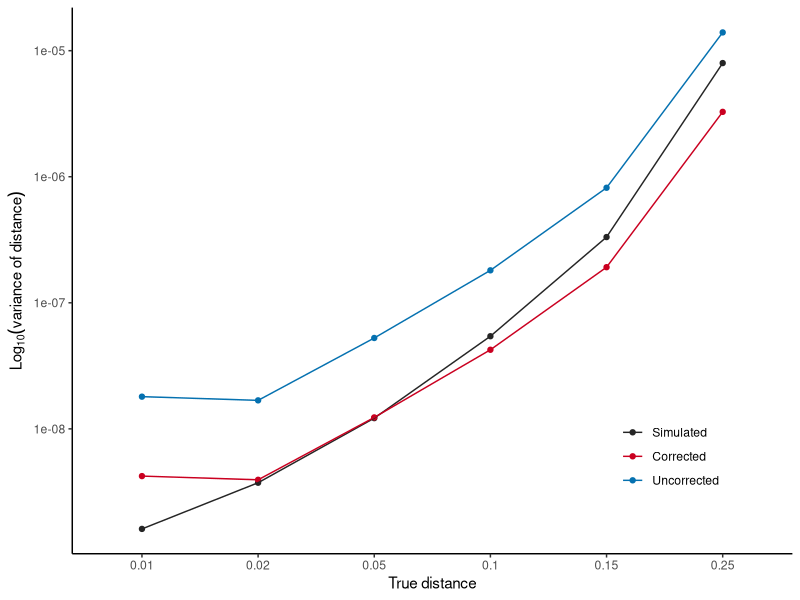
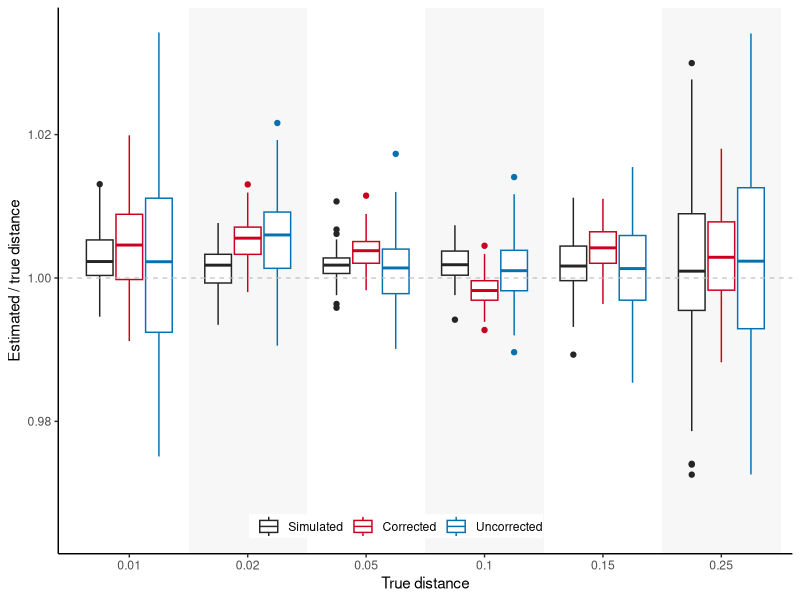
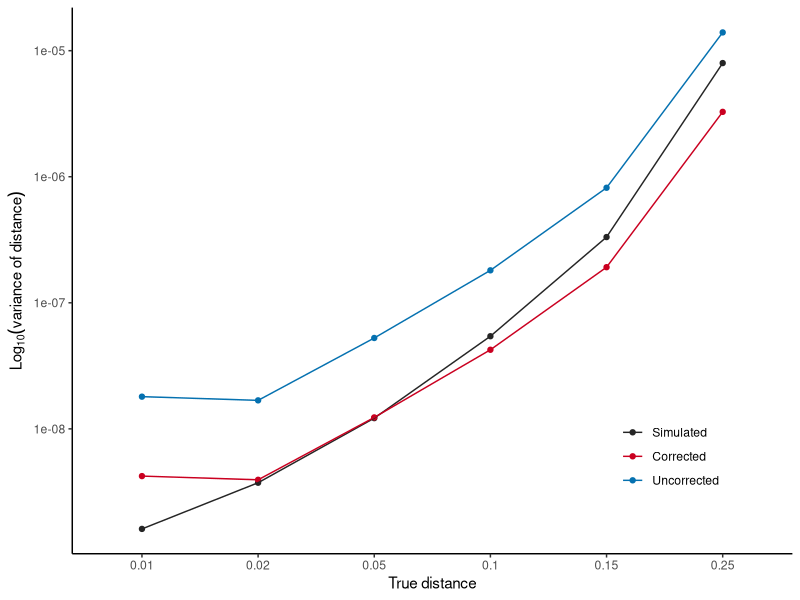

Here is the R script that generated these plots, in order: (Note: this script raises an error after producing the figures.)
require(ggplot2); require(scales); require(reshape2); 
#install.packages("dplyr")
require(dplyr)
require(Hmisc)
library("readxl")
library(ggpubr)
#install.packages("ggpubr")

setwd(dirname(rstudioapi::getActiveDocumentContext()$path))
getwd()


#dir1 = 'd0.01'
#dir2 = 'd0.05'
#dir3 = 'd0.25'

#d1=read.csv(paste0(dir1,'/combined_all_dist_removed_outliers.csv'),sep=",",h=T)
#d2=read.csv(paste0(dir2,'/combined_all_dist_removed_outliers.csv'),sep=",",h=T)
#d3=read.csv(paste0(dir3,'/combined_all_dist_removed_outliers.csv'),sep=",",h=T)
#d <- rbind(d1, d2, d3)
#write.csv(d,"combined_all_dist_removed_outliers_threeD.csv", row.names = FALSE)


d <- read.csv("combined_all_dist_new.csv",sep=",",h=T)

head(d)




#d$exp_coverage = round(d$exp_coverage, digits = 2) 

#b1 = subset(d, d['condition']!="subsample_main_main" & d['condition']!="subsample_mean_mean")
#b = subset(b1, b1['exp_coverage']>0.06)
#head(b1)
#b=d

library(RColorBrewer)
my_palette = c(brewer.pal(9, "RdBu")[c(1,2, 3, 7, 9)])
values=my_palette

#groupy(true_dist, condition)

# scaled dist
dp <-ggplot(aes(x=as.factor(true_dist),y=scaled_dist, groupy(condition), color=condition ), 
               data=d[d$condition %in% c("subsample_no_strap","sim", "subsample_uncor") & d$true_dist %in% c(0.01, 0.02, 0.05, 0.10, 0.15,  0.25), ], )+
  #geom_point()+
  geom_rect(xmin = 1.5,xmax = 2.5,
            ymin = -Inf,ymax = Inf,alpha = 1.0, fill="#f7f7f7", color = NA) +
  geom_rect(xmin = 3.5,xmax = 4.5,
            ymin = -Inf,ymax = Inf,alpha = 1.0, fill="#f7f7f7", color = NA) +
  geom_rect(xmin = 5.5,xmax = 6.5,
            ymin = -Inf,ymax = Inf,alpha = 1.0, fill="#f7f7f7", color = NA) +
  #geom_violin()+
  geom_boxplot()+
  #geom_point(aes(x=0.75, y=0.009956196351708286/0.01), colour="blue")+
  #stat_summary(geom="pointrange", aes(group=condition), position=position_dodge(.9),
  #             fun.data = mean_sdl, colour='black', fun.args = list(mult = 1))+
  
  #stat_summary(geom="point",fun.y = mean)+
  #geom_boxplot(aes(factor(exp_coverage), dist))+
  #theme_bw()+
  theme_classic()+
  
  
  #annotate("rect", xmin=1.5, xmax=2.5, ymin=-Inf, ymax=Inf,alpha=0.1,fill="#fddbc7")+
  #annotate("rect", xmin=3.5, xmax=4.5, ymin=-Inf, ymax=Inf,alpha=0.1,fill="#fddbc7")+
  #annotate("rect", xmin=5.5, xmax=6.5, ymin=-Inf, ymax=Inf,alpha=0.1,fill="#fddbc7")+
 

  #facet_wrap(facets = vars(true_dist), ncol = 5)+
  geom_hline(yintercept=1.0, color='grey', linetype="dashed", size = 0.4)+
  labs(y= "Estimated / true distance", x = "True distance")+
  #theme(axis.text.x = element_text(angle = 45, vjust = 1.0, hjust=1.0))+
  scale_color_manual(name="", values = c("#252525", "#ca0020", "#0571b0" ), 
                     labels = c("Simulated", "Corrected", "Uncorrected"))+
  #theme(axis.text.x = element_text(angle = 45))+
  #scale_color_manual(name="", values = c("#ca0020", "#0571b0"), )+
  #theme(legend.text=element_text(size=10), legend.title=element_text(size=10))+
  #theme(legend.position = c(0.5, -0.1), legend.direction="horizontal")+
  #theme(legend.position = 'bottom', legend.direction="horizontal")+
  theme(legend.position = c(.46,.05), 
      legend.margin=margin(t = 0.0, unit='cm'), legend.direction="horizontal" )+
  scale_y_continuous(limits = c(0.965, NA))
  #geom_boxplot(aes(y=sqrt(prct_reads)*(dist-mean)+me),color="red")
  ggsave("cherry_scaled_dist.pdf", width=4.5,height = 3.5, dp)


head(d)
library(dplyr)
# summarising all non-grouping variables
df2 <- d %>% group_by(condition, true_dist) %>% summarise(Variance=var(dist))
df2


# scaled dist
bp<-ggplot(aes(x=as.factor(true_dist), y=Variance, color=condition, group = condition), data=df2[df2$condition %in% c("subsample_no_strap","sim", "subsample_uncor") & df2$true_dist %in% c(0.01, 0.02, 0.05, 0.10, 0.15, 0.25), ], )+
  geom_point()+
  geom_line()+
  scale_y_continuous(trans='log10')+
  #stat_summary(geom="point",fun.y = mean)+
  #geom_boxplot(aes(factor(exp_coverage), dist))+
  #geom_boxplot()+
  #theme_bw()+
  theme_classic()+
  scale_color_manual(name="", values = c("#252525", "#ca0020", "#0571b0" ), 
                    labels = c("Simulated", "Corrected", "Uncorrected"))+
  #facet_wrap(facets = vars(true_dist), ncol = 8)+
  #geom_hline(yintercept=1.0, color='red', linetype="dashed", size = 0.4)+
  labs(y= expression(Log[10](variance~of~distance)), x = "True distance")+
  theme(legend.position = c(.83,.20), 
        legend.margin=margin(t = 0.0, unit='cm') )
  #theme(axis.text.x = element_text(angle = 45, vjust = 1.0, hjust=1.0))+
  #theme(axis.text.x = element_text(angle = 45))+
  #scale_color_manual(name="", values = c("#ca0020", "#0571b0"), )+
  #theme(legend.text=element_text(size=10), legend.title=element_text(size=10))+
  #theme(legend.position = c(0.5, -0.1), legend.direction="horizontal")+
  #theme(legend.position = 'bottom', legend.direction="horizontal")
  #geom_boxplot(aes(y=sqrt(prct_reads)*(dist-mean)+me),color="red")
  ggsave("cherry_var.pdf", width=4,height = 3.5, bp)

bp


p1 <- ggarrange(dp, bp, labels = c("A", "B"), widths=c(0.5, 0.5), ncol = 2, nrow = 1)

arrange <-ggarrange(p1, NULL, myplt, labels = c("", "", "C"), ncol = 1, heights=c(1, 0.05, 1), nrow = 3)
arrange
ggsave("cherry_three_plots.pdf", width=8.0,height = 7.0, arrange)







#sd dev
ggplot(aes(x=as.factor(condition),y=dist, groupy(true_dist)), data=d)+
    #geom_point()+
    #geom_violin() +
    #stat_summary(fun.y = "mean", geom = "col") +
    stat_summary(geom="point", fun.data = mean_sdl, colour='red', fun.args = list(mult = 1))+
    #geom_boxplot(aes(factor(exp_coverage), dist))+
    theme_classic()+
    facet_wrap(facets = vars(true_dist), ncol = 8, scales = "free")+
    labs(y= "Scaled distance", x = "Condition")+
    scale_y_continuous(trans='log10')+
    theme(axis.text.x = element_text(angle = 45, vjust = 1.0, hjust=1.0))+
    #theme(axis.text.x = element_text(angle = 45))+
    #scale_color_manual(name="", values = c("#ca0020", "#0571b0"), )+
    #theme(legend.text=element_text(size=10), legend.title=element_text(size=10))+
    #theme(legend.position = c(0.5, -0.1), legend.direction="horizontal")+
    theme(legend.position = 'bottom', legend.direction="horizontal")+
    #geom_boxplot(aes(y=sqrt(prct_reads)*(dist-mean)+me),color="red")
    ggsave("cherry_sd_dev.pdf", width=7.2,height = 4)
  
  
#

#############




d[d$V1<33,]
